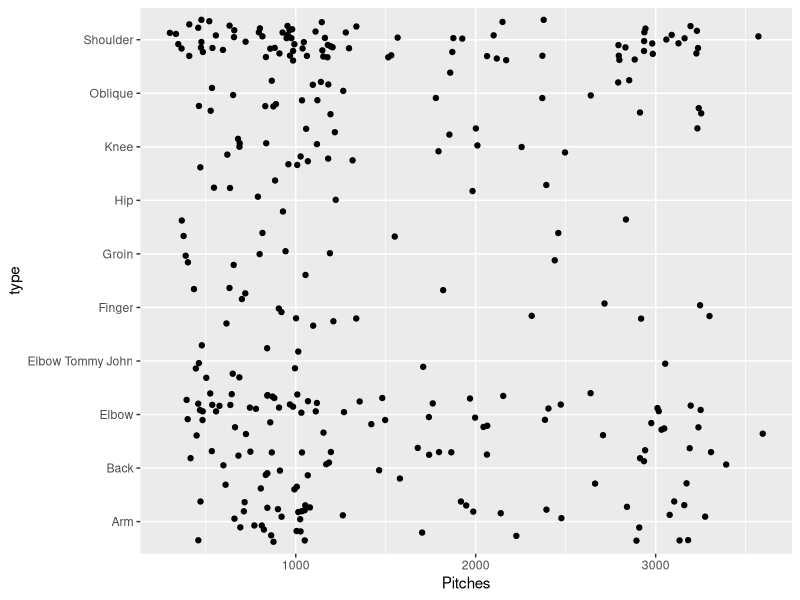
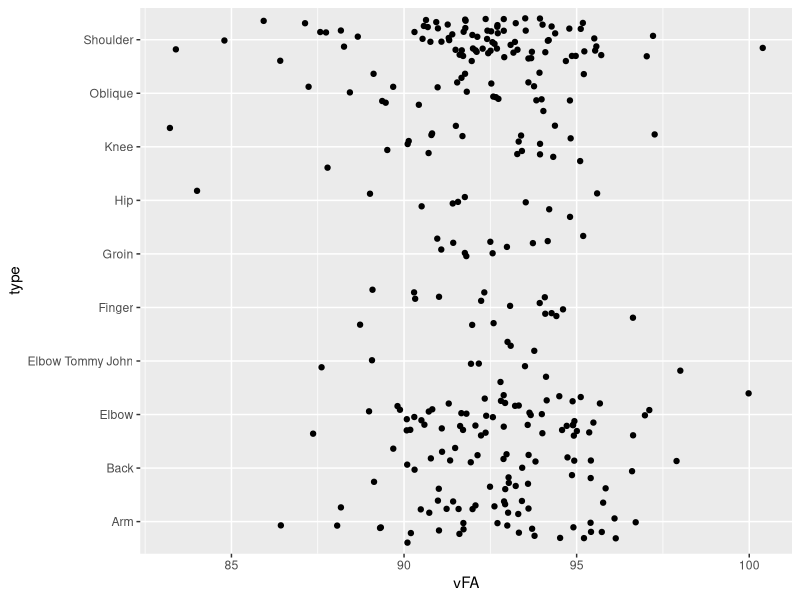
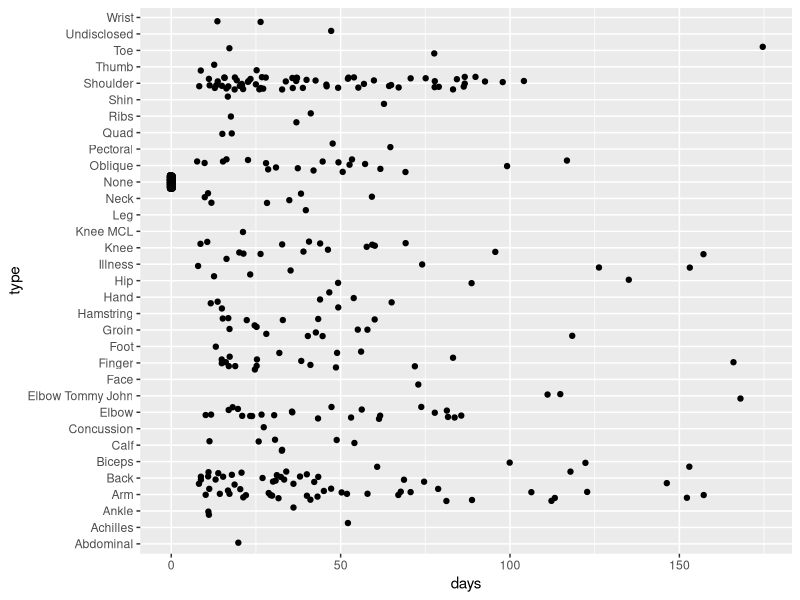
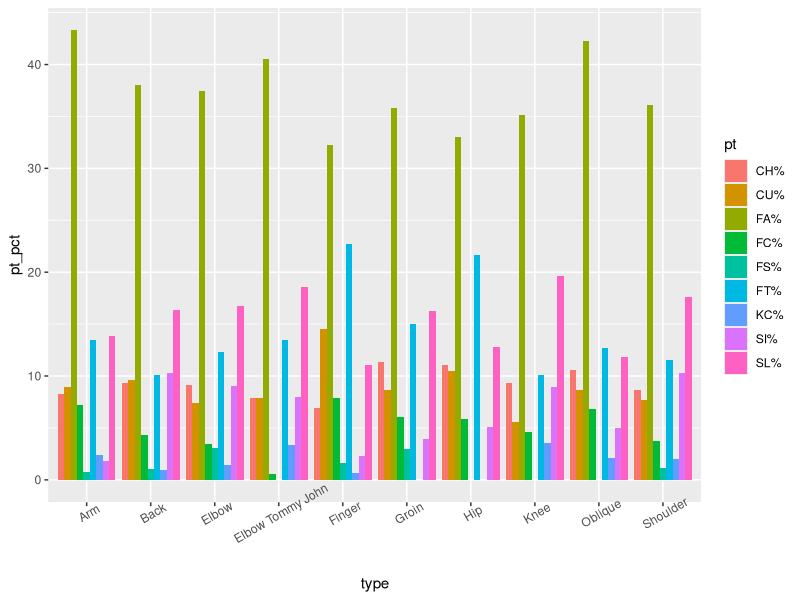
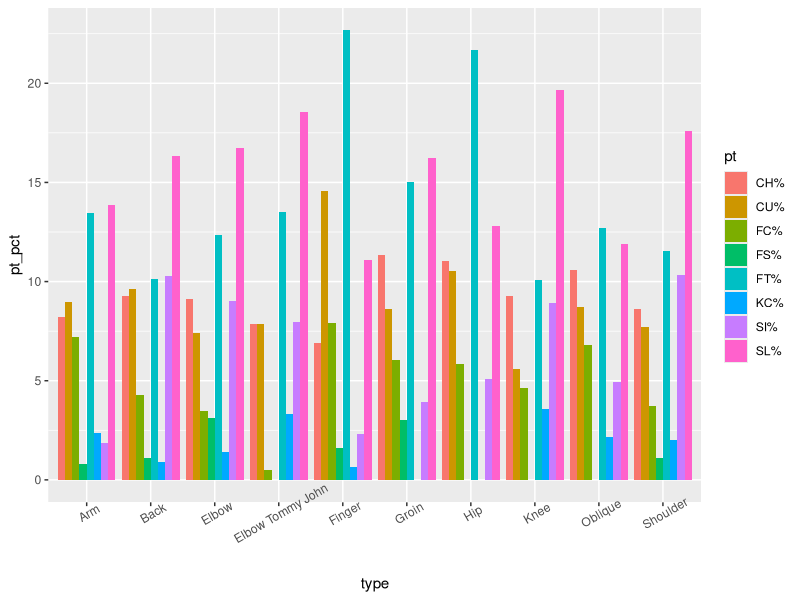
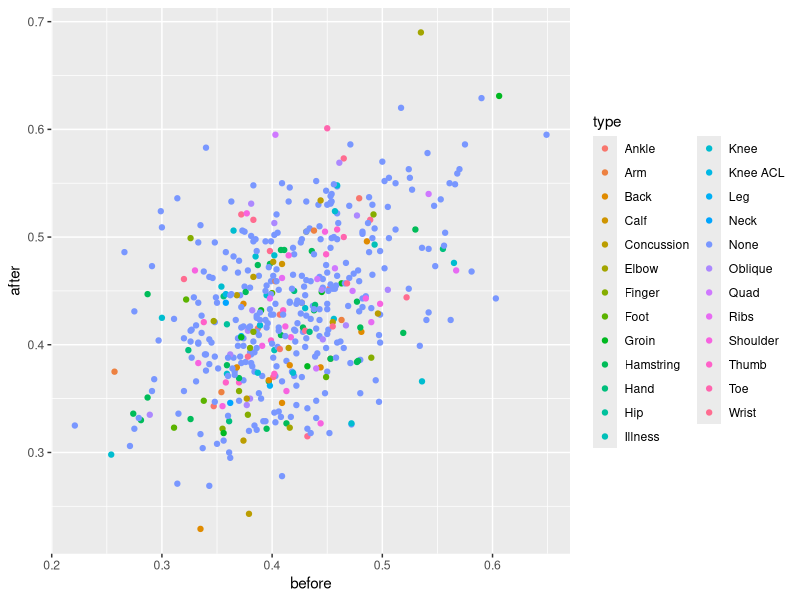
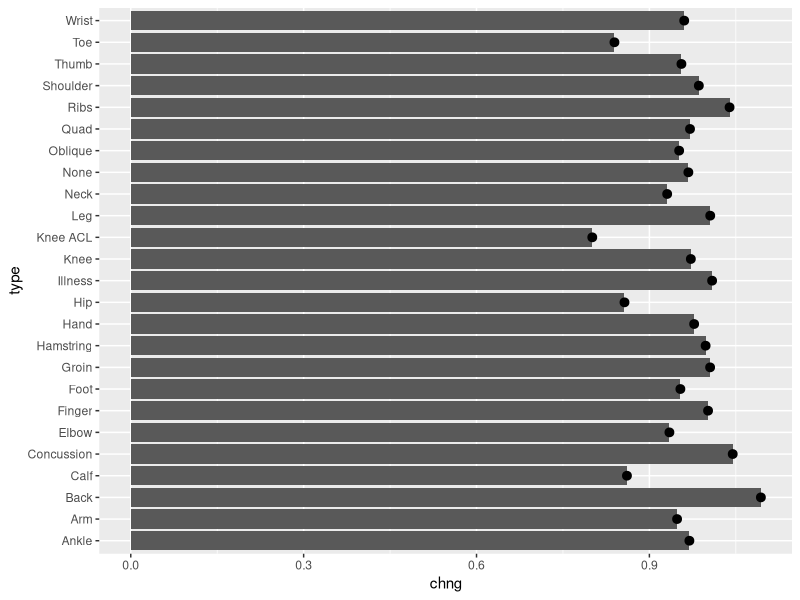
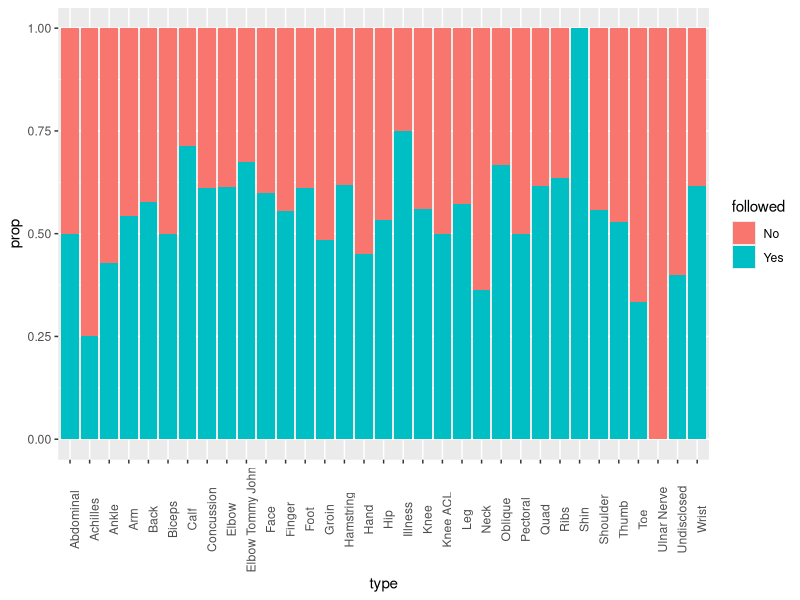

The R source for these figures, in order: (Note: this script raises an error after producing the figures.)
## ---- chunk 1
knitr::opts_chunk$set(warning = F,
                      message = F)
## ---- chunk 2
# Install all necessary packages
library(dplyr)
library(tidyverse)
library(ggplot2)
library(zoo)
## ---- chunk 3
pitches_2015 <- read_csv('./data/Pitchers2015.csv')
injuries_2016 <- read_csv('./data/injuries_2016.csv')

pitches_2016 <- read_csv('./data/Pitchers2016.csv')
injuries_2017 <- read_csv('./data/injuries_2017.csv')

# join each year before concatting them
joined1 <- merge(injuries_2016, pitches_2015, by.x = "name", by.y = "name", all.y = T)
joined1$year <- '2016'

joined2 <- merge(injuries_2017, pitches_2016, by.x = "name", by.y = "name", all.y = T)
joined2$year <- '2017'

joined <- rbind(joined1, joined2)

joined_pitchers <- filter(joined, pos == "RP" | pos == "SP")

# if a player has multiple injuries, encoded as Injury1/Injury2/... First is most serious, so just consider that
extract_injury <- function(val) { strsplit(val, "/")[[1]][[1]] }

# clean up the data
# @param df pitch dataframe joined with injury data
clean <- function(df) {
  percent_cols <- colnames(df)[8:16]
  f <- function(val) { sub("%", "", val) }
  df[percent_cols] <- sapply(df[percent_cols], f)
  df[percent_cols] <- sapply(df[percent_cols], as.numeric)
  # if a pitcher never throws a pitch
  df[percent_cols][is.na(df[percent_cols])] <- 0
  df$type[is.na(df$type)] <- "None"
  df$days[is.na(df$days)] <- 0

  df$type <- sapply(df$type, extract_injury)
  
  df
}

# lastly, let's only consider injury types suffered by at least 10 players
joined <- clean(joined)
joined_pitchers <- clean(joined_pitchers)
joined_pitchers <- mutate(group_by(joined_pitchers, type), cnt = n())
joined_pitchers <- filter(joined_pitchers, cnt >= 10)
## ---- chunk 4
ggplot(joined_pitchers, aes(x=type, y=Pitches)) + geom_jitter() + coord_flip()
ggplot(joined_pitchers, aes(x=type, y=vFA)) + geom_jitter() + coord_flip()
## ---- chunk 5
ggplot(filter(joined, days < 180), aes(x=type, y=days)) + geom_jitter() + coord_flip()
## ---- chunk 6
percent_cols <- colnames(joined)[8:16]
# tidy the data so we can facet on pitch types
g <- gather(filter(joined_pitchers), pt, pt_pct, percent_cols)
levels(g$pt) <- percent_cols
g <- arrange(g, pt)
ggplot(g, aes(x = type, y = pt_pct, fill = pt, order = pt)) + geom_bar(stat="summary", position = "dodge") + theme(axis.text.x = element_text(angle=30))

percent_cols_no_FA <- colnames(joined)[9:16]
# tidy the data so we can facet on pitch types
g <- gather(filter(joined_pitchers), pt, pt_pct, percent_cols_no_FA)
levels(g$pt) <- percent_cols_no_FA
g <- arrange(g, pt)
ggplot(g, aes(x = type, y = pt_pct, fill = pt, order = pt)) + geom_bar(stat="summary", position = "dodge") + theme(axis.text.x = element_text(angle=30))
## ---- chunk 7
# Prepare the data
injuries2015 <- read_csv('./data/injuries_2015.csv')
injuries2016 <- read_csv('./data/injuries_2016.csv')

df2014 <- read_csv('./data/batters2014.csv')
df2015 <- read_csv('./data/batters2015.csv')
df2016 <- read_csv('./data/batters2016.csv')
df2017 <- read_csv('./data/batters2017.csv')

df2014$year <- 2014
df2015$year <- 2015
df2016$year <- 2016
df2017$year <- 2017

# tidy the data for a three year period
process <- function(data, injuries) {
  # we only want players who played in each season, and batted at least 150 times in 2015/2017
  data <- mutate(group_by(data, name), cnt = n())
  first_yr <- min(data$year)
  third_yr <- max(data$year)
  scnd_year <- (first_yr + third_yr) / 2
  data <- filter(data, cnt == 3 & year != scnd_year)
  # tidy till before and after
  data <- mutate(data, occ = if_else(year == first_yr, "before", "after"))
  data <- data %>% select(name, occ, SLG)
  data <- spread(data, occ, SLG)
  # merge the injuries
  data <- merge(data, injuries, by.x = "name", by.y = "name", all.x = T)
  data$type[is.na(data$type)] <- "None"
  data$type <- sapply(data$type, extract_injury)
  data
}

bat1 <- rbind(df2015, df2016, df2017)
bat2 <- rbind(df2014, df2015, df2016)

bat1 <- process(bat1, injuries2016)
bat2 <- process(bat2, injuries2015)

bat <- rbind(bat1, bat2)
## ---- chunk 8
ggplot(bat, aes(before, after)) + geom_point(aes(color = type))
## ---- chunk 9
bat <- mutate(bat, chng = before / after)
ggplot(bat) + geom_bar(aes(x = type, y = chng), stat="summary") + stat_summary(aes(x = type, y = chng), fun.y = "mean") + coord_flip()
## ---- chunk 10
# process injury data
i1 <- read_csv('./data/injuries_2015.csv')
i2 <- read_csv('./data/injuries_2016.csv')
i3 <- read_csv('./data/injuries_2017.csv')

i1$year = 2015
i2$year = 2016
i3$year = 2017

iAll <- rbind(i1, i2, i3)
iAll <- arrange(iAll, name, year)
iAll <- mutate(group_by(iAll, name), cnt = n())
# data <- mutate(data, occ = if_else(year == first_yr, "before", "after"))
iAll <- iAll %>% mutate(was_followed = if_else(cnt > 1 & year != 2017, 1, 0))
# remove 2017
iAll <- filter(iAll, year != 2017)
iAll$type <- sapply(iAll$type, extract_injury)
iAll <- iAll %>% group_by(type, was_followed) %>%
          summarise(num_i = n()) %>%
          mutate(prop = num_i / sum(num_i))
## ---- chunk 11
# 2-D Mosaic Plot/Stacked bar chart
iAll <- iAll %>% mutate(followed = if_else(was_followed == 0, "No", "Yes"))
ggplot(iAll, aes(x = type, y = prop, fill = followed)) + geom_bar(stat = "identity") + theme(axis.text.x = element_text(angle=90))
## ---- chunk 12
## structure the data so that months are orderd included, in the date
hr <- read_csv('./data/homeRuns.csv')
# just make Mar/April April and Sep/Oct September
hr$Month[hr$Month == 'Mar/Apr'] <- 'Apr'
hr$Month[hr$Month == 'Sept/Oct'] <- 'Sep'
# zoo parser is much better
hr$Date <- as.yearmon(paste0(hr$Season, hr$Month), "%Y%b")
hr$Date <- as.Date(hr$Date)
## ---- chunk 13
ggplot(hr, aes(Date, y = HR)) + geom_line() + scale_x_date(labels = as.Date(hr$Date))
